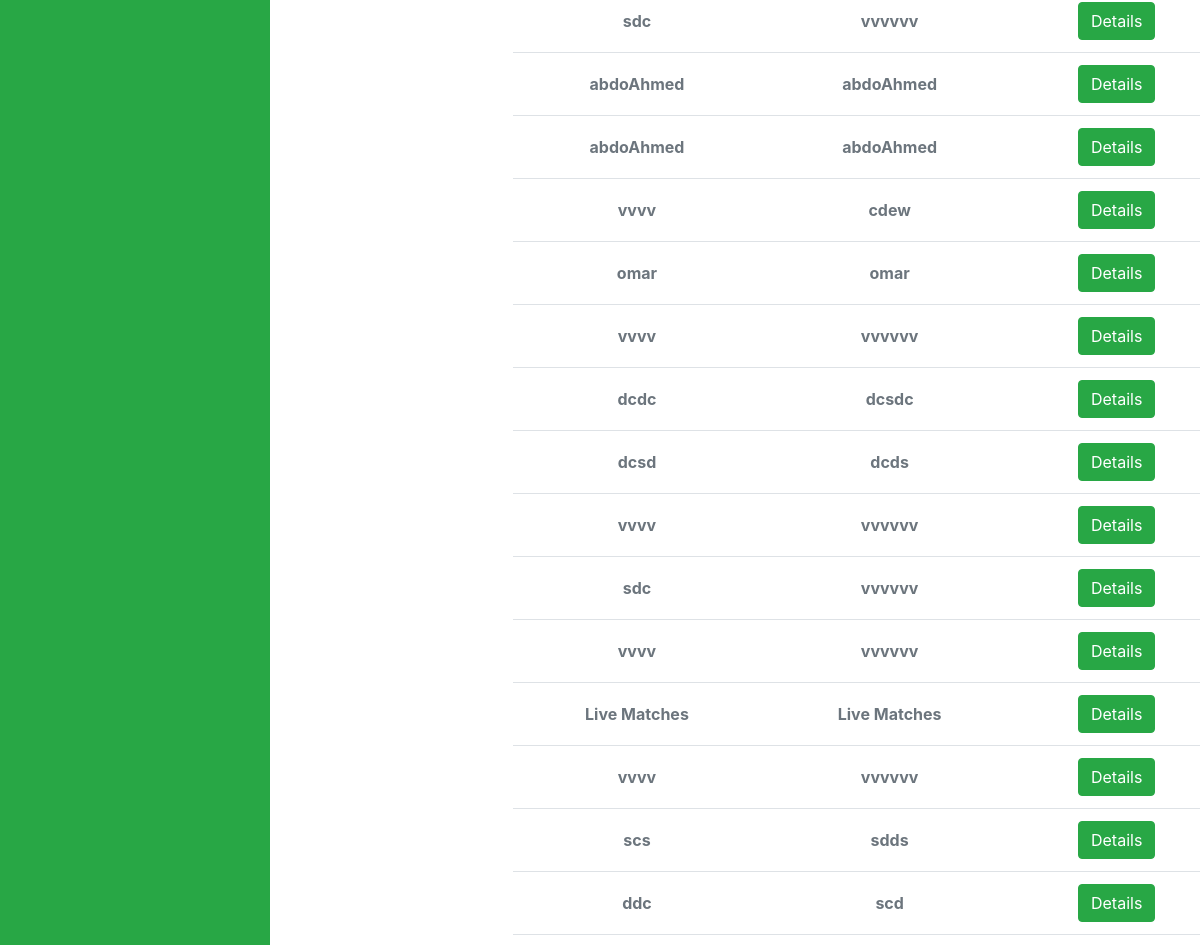
The page /Projects/projectDetails/1 (signed in, middle part) on the database as committed earlier.
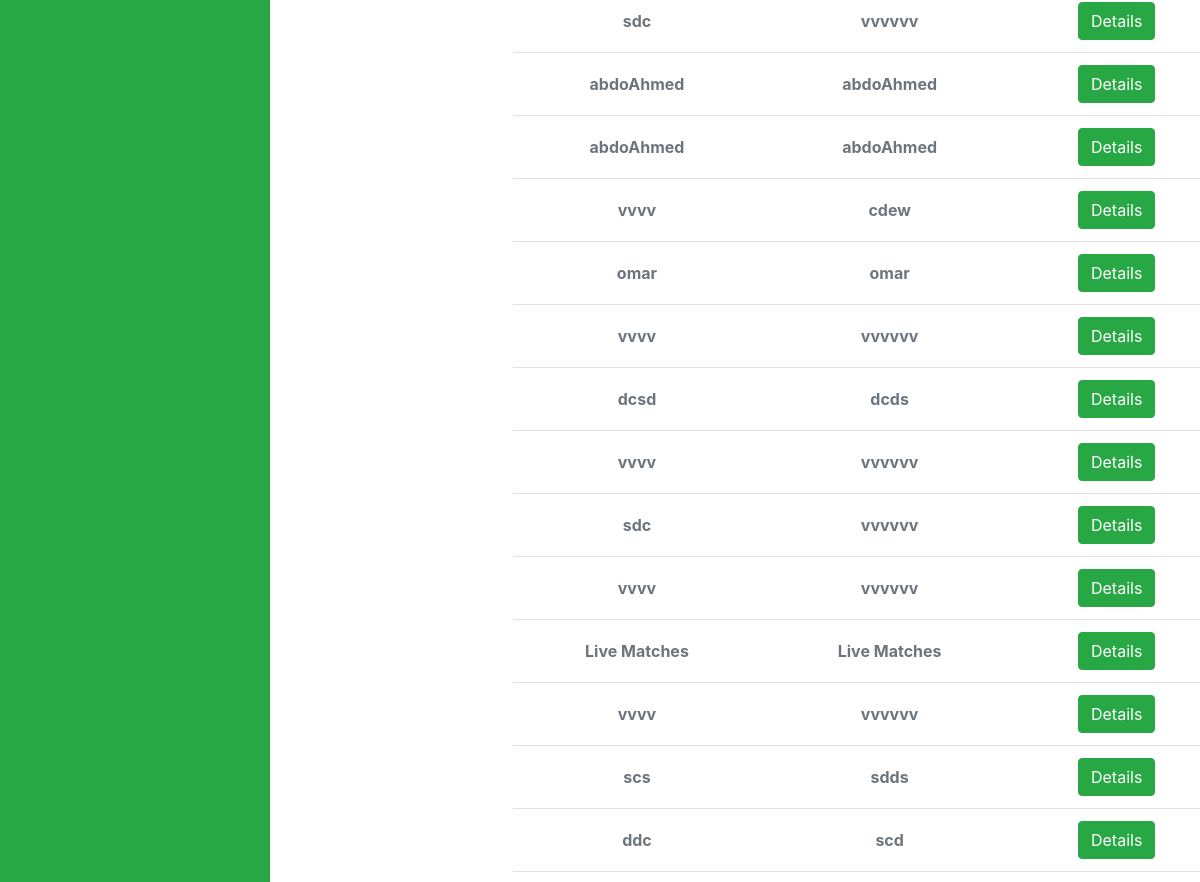
The same page on the database as committed later.
### UserStoryApp/models.py (models this page shows)
class UserStoryVersion(models.Model):
    id = models.AutoField(primary_key=True)
    name = models.TextField(blank=True)
    description = models.TextField(blank=True)
    Project = models.ForeignKey(Project, on_delete=models.CASCADE)
    User = models.ForeignKey(
        User, on_delete=models.CASCADE, blank=True, null=True)
    class Meta:
        db_table = "UserStoryVersion"

### Projects/views.py (the view)
# urls.py: path('projectDetails/<int:id>', views.projectDetails, name='projectDetails')
@login_required
def projectDetails(request, id):
    if request.method == 'POST':
        form = AddProjectsForm(request.POST)
        if form.is_valid():
            cd = form.cleaned_data
            project = Project.objects.get(id=id)
            project.name = cd['Name_of_Project']
            project.Business = cd['business']
            project.save()
            if project is not None:
                return redirect('/Projects/list/')
    else:
        project = Project.objects.get(id=id)
        userStoryVersion = UserStoryVersion.objects.filter(
            Project=project).all()
        form = AddProjectsForm(
            initial={'Name_of_Project': project.name, 'business': project.Business})
    return render(request, 'projects/projectDetails.html', {'form': form, 'userStoryVersions': userStoryVersion})

### Projects/forms.py (called while the page is built)
    def label_from_instance(self, obj):
        return obj.name

### Projects/templates/projects/projectDetails.html (shortened to what this page needs)
{% extends "base.html" %}
{% block content %}
<div class="row">
<form class="col-3" method="post">
</form>
<div class="col-9 table-responsive p-0">
    <table class="table align-items-center mb-0">
        <tbody>
            {% for user in userStoryVersions %}
            <tr>
                <td class="align-middle text-center">
                    <span class="text-secondary text-xs font-weight-bold">{{user.name}}</span>
                </td>
                <td class="align-middle text-center">
                    <span class="text-secondary text-xs font-weight-bold">{{user.description}}</span>
                </td>
                <td class="align-middle text-center">
                    <a href="{% url 'userStoryVersionDetails' user.id %}" class="btn btn-success" aria-hidden="true">
                        Details
                    </a>
                </td>
            </tr>
            {% endfor %}
        </tbody>
    </table>
</div>
</div>
{% endblock %}

Rows that differ between the two databases and show on the page:
no longer on this page (row edited): UserStoryVersion: name "dcdc", description "dcsdc"
